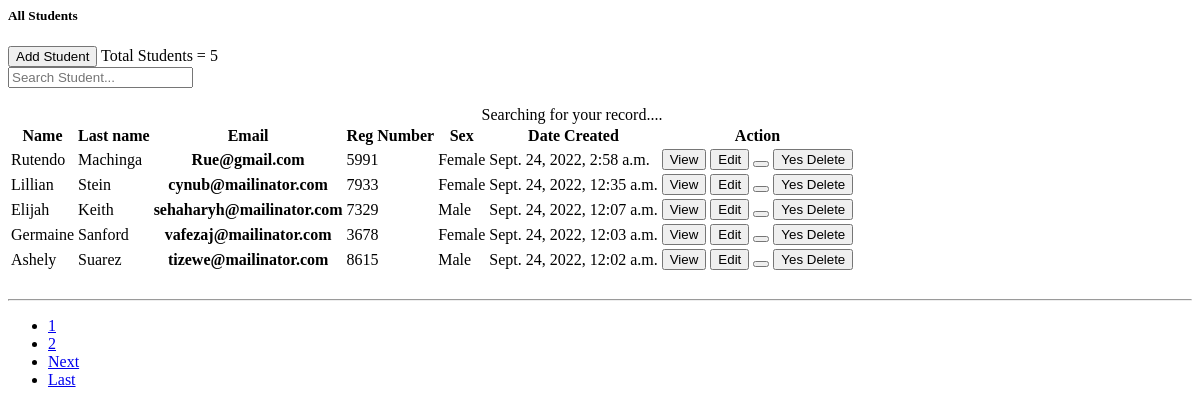
The app's page /students/, older data.
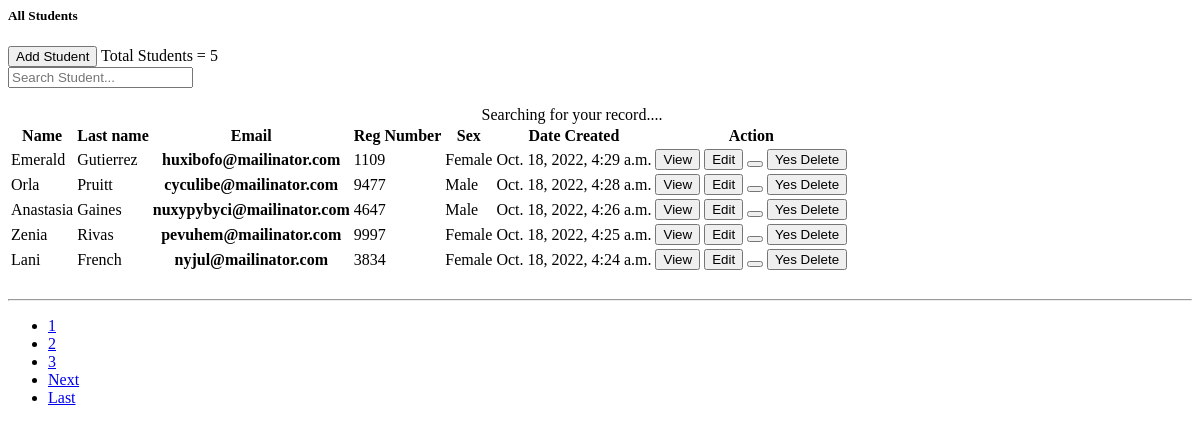
The same page, newer data.
### main/models.py (models this page shows, shortened)
class students(models.Model):
    sex_choices =(
        ('Male','Male'),
        ('Female','Female')
    )
    student_firstname = models.CharField(max_length=20)
    student_lastname = models.CharField(max_length=20)
    student_email = models.EmailField(max_length=255,unique=True)
    student_regnumber = models.CharField(max_length=20,default=random_reg_number)
    student_sex = models.CharField(max_length=6,choices=sex_choices,default=sex_choices)
    date_created = models.DateTimeField(default=datetime.today)
    class Meta:
    		ordering = ['-date_created']

### main/views.py (the view)
# urls.py: path('students/',ListStudents.as_view(),name="student-list"),
class ListStudents(ListView):
    model = students
    template_name = "main/students.html"
    paginate_by = 5
    context_object_name = 'students'

### main/templates/main/students.html (shortened to what the changed rows need)
  <div class="row">
    <div class="col-lg-12">
      <div class="card">
        <div class="card-body">
<br/>
          <div class="table-responsive" id="results" >
            {% if students %}
           <table class="table table-striped">
              <thead>
                <tr>
                  <th scope="col">Name </th>
                  <th scope="col">Last name</th>
                  <th scope="col">Email</th>
                  <th scope="col">Reg Number</th>
                  <th scope="col">Sex</th>
                  <th scope="col">Date Created</th>
                  <th>Action</th>
                </tr>
              </thead>
              <tbody>
                {% for student in students %}
                <tr>
                  <td >{{ student.student_firstname }}</td>
                  <td >{{ student.student_lastname }}</td>
                    <th >{{ student.student_email }}</td>
                  <td >{{ student.student_regnumber }}</td>
                  <td >{{ student.student_sex }}</td>
                  <td >{{ student.date_created }}</td>
                      <td>
                          <div x-data="{ open: false }">
                        <button
                        x-show="!open"
                        hx-get="{% url 'student-detail' student.id %}"
                        hx-swap='innerHTML'
                        hx-target="#cover"
                        class="btn btn-info">
                        View
                          </button>
                          <button
                          x-show="!open"
                          hx-get="{% url 'update-student' student.id %}"
                          hx-swap='innerHTML'
                          hx-target="#cover"
                          class="btn btn-primary">Edit</button>
                          <button
                           x-on:click="open = !open"
                           x-text="open ? 'Cancel' :'Delete' "
                           x-bind:class="open ? 'btn btn-warning' : 'btn btn-danger' ">
                           </button>
                            <button
                            x-show="open"
                            hx-delete="{% url 'delete-student' student.id %}"
                            hx-target="#student-list"
                            class="btn btn-danger">
                            Yes Delete</button>
                          </div>
                      </td>
                </tr>
                {% endfor %}
              </tbody>
            </table>
            {% else %}
            <div  class="alert alert-warning" role="alert">
               <center> No Results</center>
            </div>
           {% endif %}
            <br>
            <nav aria-label="Page navigation example">
              <ul class="pagination justify-content-center">
          {% if is_paginated %}
                {%  for num in page_obj.paginator.page_range  %}
                  {% if page_obj.number == num %}
                  <li class="page-item disabled">  <a class="btn btn-outline-info mb-4"  href="?page={{ num }}">{{ num }} </a></li>
                  {% elif num > page_obj.number|add:'-3' and num < page_obj.number|add:'3' %}
                      <li class="page-item disabled"> <a class="btn btn-outline-info mb-4"  href="?page={{ num }}">{{ num }} </a></li>
                   {% endif %}
                  {% endfor%}
                {% endif %}
            </ul>
          </nav>
        </div>
        </div>
      </div>
    </div>
    </div>

Row changes from the older to the newer data that the page shows:
no longer on this page (row edited): students: student_firstname "Rutendo", student_lastname "Machinga", student_email "Rue@gmail.com", student_regnumber "5991", student_sex "Female", date_created "Sept. 24, 2022, 2:58 a.m."
removed students: student_firstname "Lillian", student_lastname "Stein", student_email "cynub@mailinator.com", student_regnumber "7933", student_sex "Female", date_created "Sept. 24, 2022, 12:35 a.m."
no longer on this page (row unchanged): students: student_firstname "Elijah", student_lastname "Keith", student_email "sehaharyh@mailinator.com", student_regnumber "7329", student_sex "Male", date_created "Sept. 24, 2022, 12:07 a.m."
removed students: student_firstname "Germaine", student_lastname "Sanford", student_email "vafezaj@mailinator.com", student_regnumber "3678", student_sex "Female", date_created "Sept. 24, 2022, 12:03 a.m."
removed students: student_firstname "Ashely", student_lastname "Suarez", student_email "tizewe@mailinator.com", student_regnumber "8615", student_sex "Male", date_created "Sept. 24, 2022, 12:02 a.m."
added students: student_firstname "Emerald", student_lastname "Gutierrez", student_email "huxibofo@mailinator.com", student_regnumber "1109", student_sex "Female", date_created "Oct. 18, 2022, 4:29 a.m."
added students: student_firstname "Orla", student_lastname "Pruitt", student_email "cyculibe@mailinator.com", student_regnumber "9477", student_sex "Male", date_created "Oct. 18, 2022, 4:28 a.m."
added students: student_firstname "Anastasia", student_lastname "Gaines", student_email "nuxypybyci@mailinator.com", student_regnumber "4647", student_sex "Male", date_created "Oct. 18, 2022, 4:26 a.m."
added students: student_firstname "Zenia", student_lastname "Rivas", student_email "pevuhem@mailinator.com", student_regnumber "9997", student_sex "Female", date_created "Oct. 18, 2022, 4:25 a.m."
added students: student_firstname "Lani", student_lastname "French", student_email "nyjul@mailinator.com", student_regnumber "3834", student_sex "Female", date_created "Oct. 18, 2022, 4:24 a.m."
Text that changed along with them:
new list line: "3"
